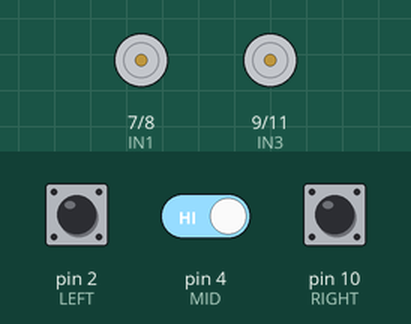
Simulated run of this sketch. Board: Arduino Uno, built with avr-gcc and run on an emulated ATmega328P. Parts: motor-driver pin pairs drawn as motors (green arrow = first pin HIGH = forward, orange = second pin HIGH = backward, longer = more drive, scaled by the enable pin). The inputs (shaded band) are chosen by the test bench; at power-on: pin 2 (LEFT) HIGH, pin 4 (MID) HIGH, pin 10 (RIGHT) HIGH.

Above: at 1.2 s.
1.3 s: pin 2 (LEFT) pulled LOW for 0.15 s
At 1.37 s:
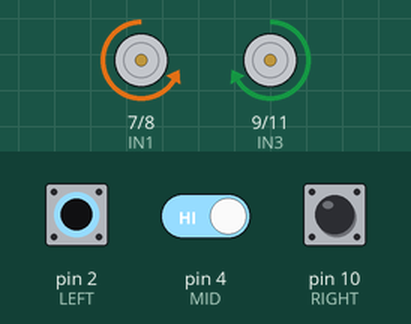
2.9 s: pin 4 (MID) driven LOW
At 4.1 s:
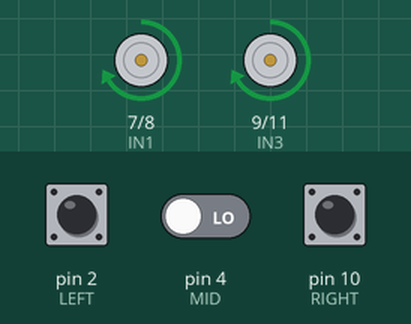
4.4 s: pin 4 (MID) driven HIGH
At 5.5 s:
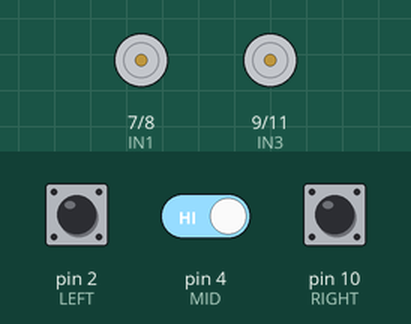
5.9 s: pin 10 (RIGHT) pulled LOW for 0.15 s
At 5.97 s:
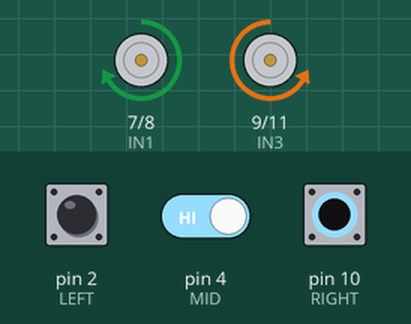
7.5 s: pin 10 (RIGHT) pulled LOW for 3.2 s
At 11.5 s:
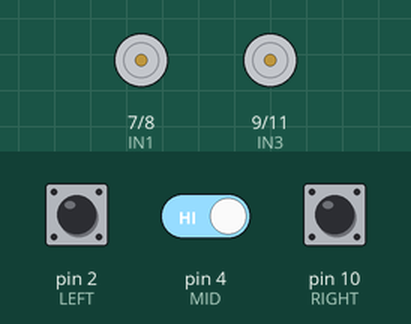
12.2 s: pin 2 (LEFT) pulled LOW for 1 s
At 12.6 s:
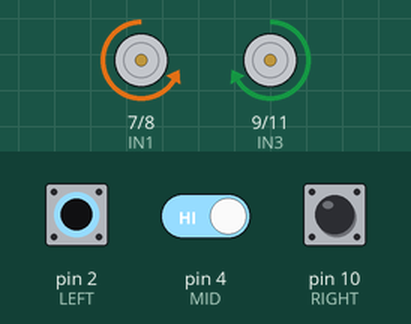
Timing chart, 0 to 15.2 s (numbered marks = the images above; inputs shaded):
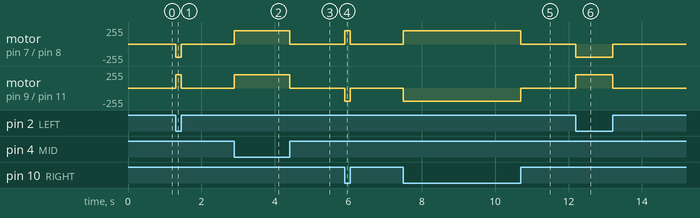

Measured:
- after the input at 1.3 s, motor on pin 7 (IN1) / pin 8 (IN2): stopped → backward 200/255 at once, → stopped 0.15 s later; motor on pin 9 (IN3) / pin 11 (IN4): stopped → forward 200/255 at once, → stopped 0.15 s later
- after the input at 2.9 s, motor on pin 7 (IN1) / pin 8 (IN2), motor on pin 9 (IN3) / pin 11 (IN4): stopped → forward 200/255 at once
- after the input at 4.4 s, motor on pin 7 (IN1) / pin 8 (IN2), motor on pin 9 (IN3) / pin 11 (IN4): forward 200/255 → stopped at once
- after the input at 5.9 s, motor on pin 7 (IN1) / pin 8 (IN2): stopped → forward 200/255 at once, → stopped 0.15 s later; motor on pin 9 (IN3) / pin 11 (IN4): stopped → backward 200/255 at once, → stopped 0.15 s later
- after the input at 7.5 s, motor on pin 7 (IN1) / pin 8 (IN2): stopped → forward 200/255 at once, → stopped 3.2 s later; motor on pin 9 (IN3) / pin 11 (IN4): stopped → backward 200/255 at once, → stopped 3.2 s later
- after the input at 12.2 s, motor on pin 7 (IN1) / pin 8 (IN2): stopped → backward 200/255 at once, → stopped 1.0 s later; motor on pin 9 (IN3) / pin 11 (IN4): stopped → forward 200/255 at once, → stopped 1.0 s later

The sketch:

SourceCode_22BAI1080_LineFollow_Lab4.ino
```cpp
#include <Servo.h>

// Motor driver pins
#define ENA 5   // Speed control for Motor A (Left)
#define ENB 6   // Speed control for Motor B (Right)
#define IN1 7   // Motor A direction
#define IN2 8
#define IN3 9   // Motor B direction
#define IN4 11

// Line sensor pins
#define LEFT 2
#define MID 4
#define RIGHT 10

void setup() {
  pinMode(ENA, OUTPUT);
  pinMode(ENB, OUTPUT);
  pinMode(IN1, OUTPUT);
  pinMode(IN2, OUTPUT);
  pinMode(IN3, OUTPUT);
  pinMode(IN4, OUTPUT);

  pinMode(LEFT, INPUT);
  pinMode(MID, INPUT);
  pinMode(RIGHT, INPUT);
}


void loop() {
  int leftVal = digitalRead(LEFT);
  int midVal = digitalRead(MID);
  int rightVal = digitalRead(RIGHT);

  if (midVal == LOW) {          // Middle on black → go straight
    forward();
  }
  else if (leftVal == LOW) {    // Left on black → turn left
    left();
  }
  else if (rightVal == LOW) {   // Right on black → turn right
    right();
  }
  else {                        // No sensor sees black → stop
    stopMotors();
  }
}

// ----- Motor functions -----
void forward() {
  analogWrite(ENA, 120);
  analogWrite(ENB, 120);
  digitalWrite(IN1, HIGH);
  digitalWrite(IN2, LOW);
  digitalWrite(IN3, HIGH);
  digitalWrite(IN4, LOW);
}

void left() {
  analogWrite(ENA, 200);
  analogWrite(ENB, 200);
  digitalWrite(IN1, LOW);
  digitalWrite(IN2, HIGH);
  digitalWrite(IN3, HIGH);
  digitalWrite(IN4, LOW);
}

void right() {
  analogWrite(ENA, 200);
  analogWrite(ENB, 200);
  digitalWrite(IN1, HIGH);
  digitalWrite(IN2, LOW);
  digitalWrite(IN3, LOW);
  digitalWrite(IN4, HIGH);
}

void stopMotors() {
  analogWrite(ENA, 0);
  analogWrite(ENB, 0);
}
```
